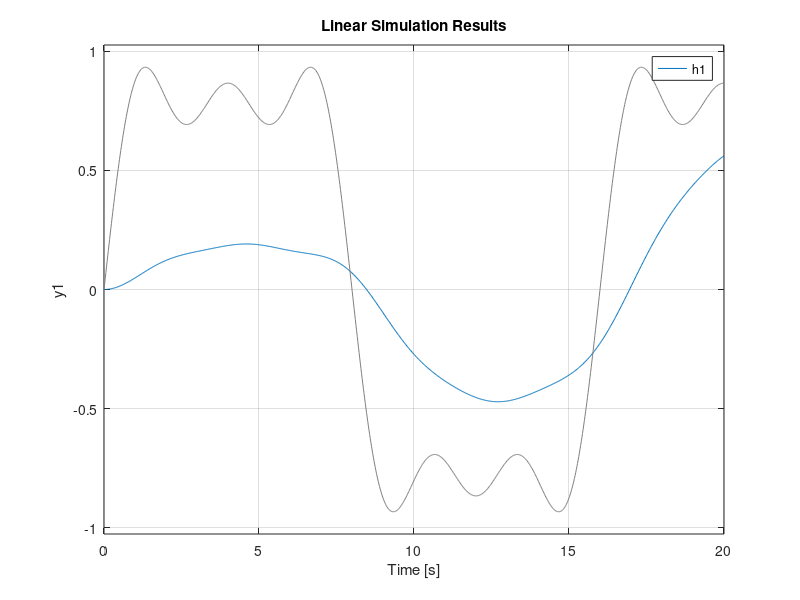
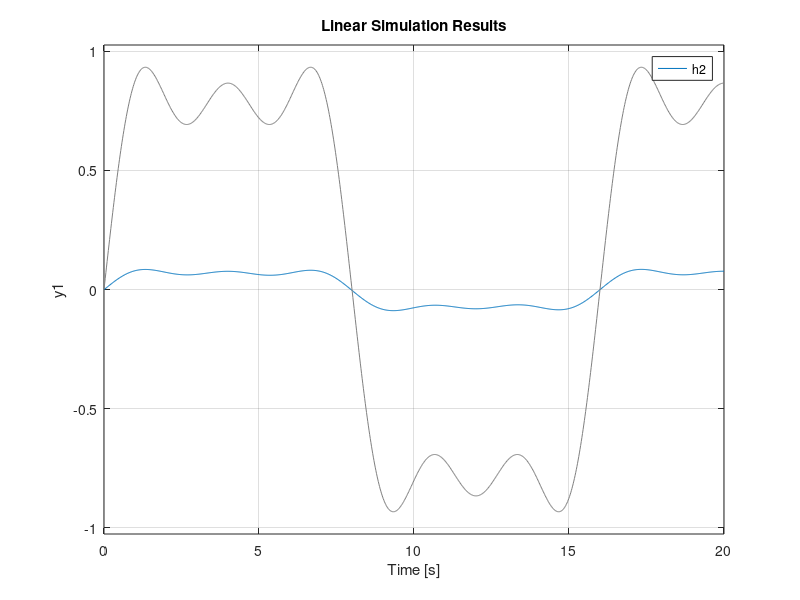
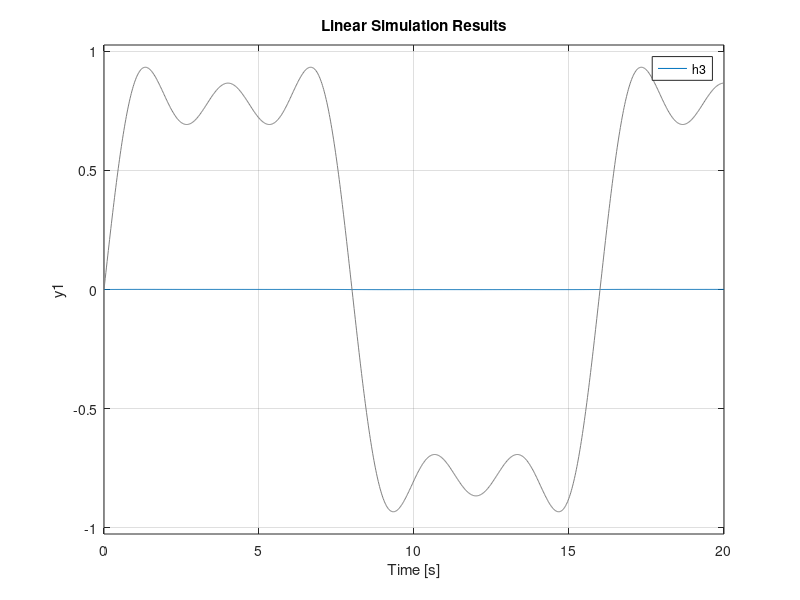
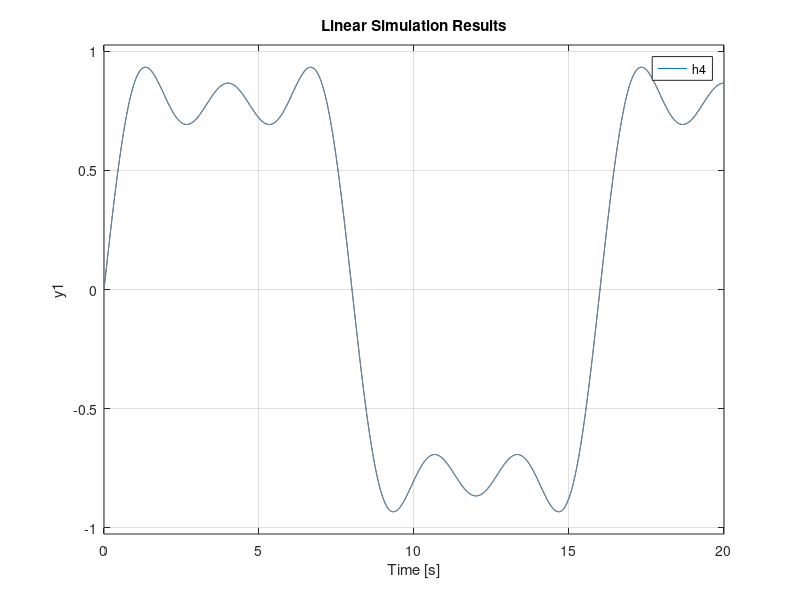

MATLAB code for these plots, in order:
clear all;
close all;

t = linspace(0, 20,1000);
u = sin((pi/8)*t) + (sin((3*pi/8)*t)/3) + (sin((5*pi/8)*t)/5);

figure;
h1 = tf([0 100 0], [1000 110 110]);
lsim(h1,u,t)

figure;
h2 = tf([0 10 0], [1 110 1]);
lsim(h2,u,t)

figure;
h3 = tf([1 0 0], [2000 110 1]);
lsim(h3,u,t)

figure;
h4 = tf([0 0 1], [0 0 1]);
lsim(h4,u,t)

figure;
h5 = tf([0 0 1], [0 -10 0]);
lsim(h5,u,t)
